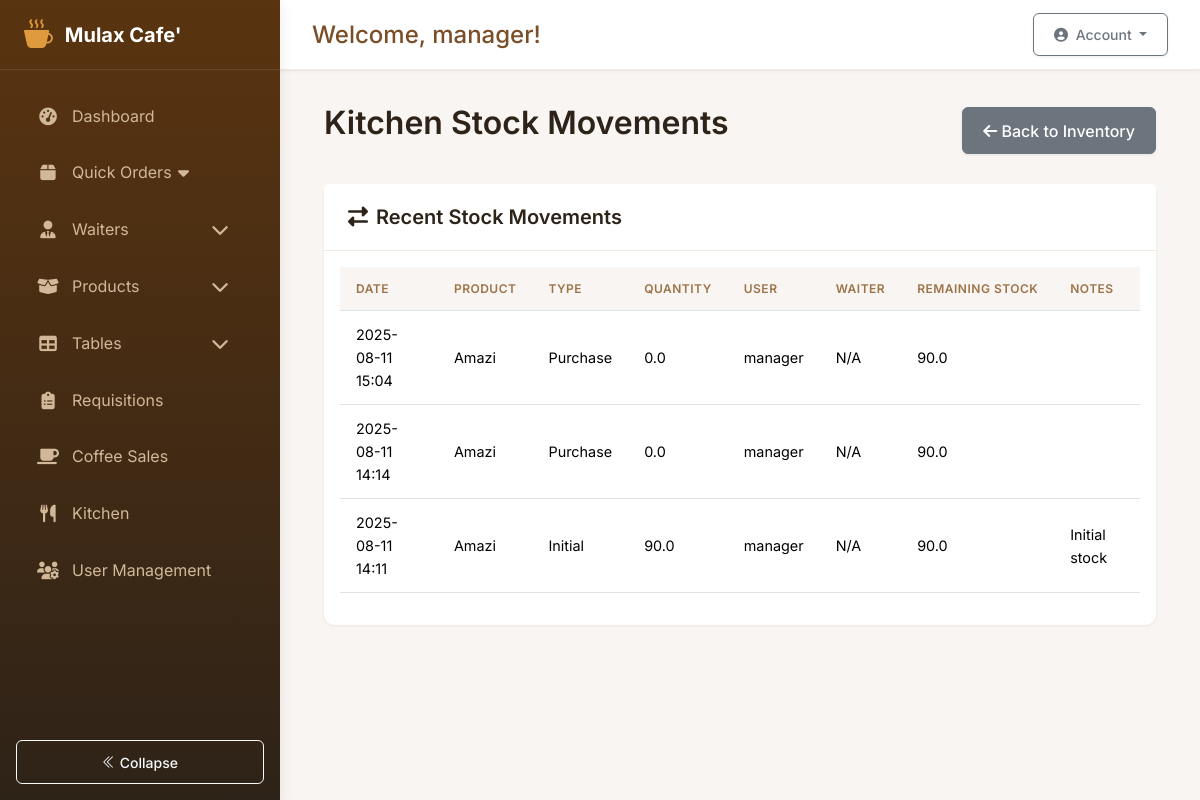
Page /kitchen/movements (signed in) on the earlier database version.
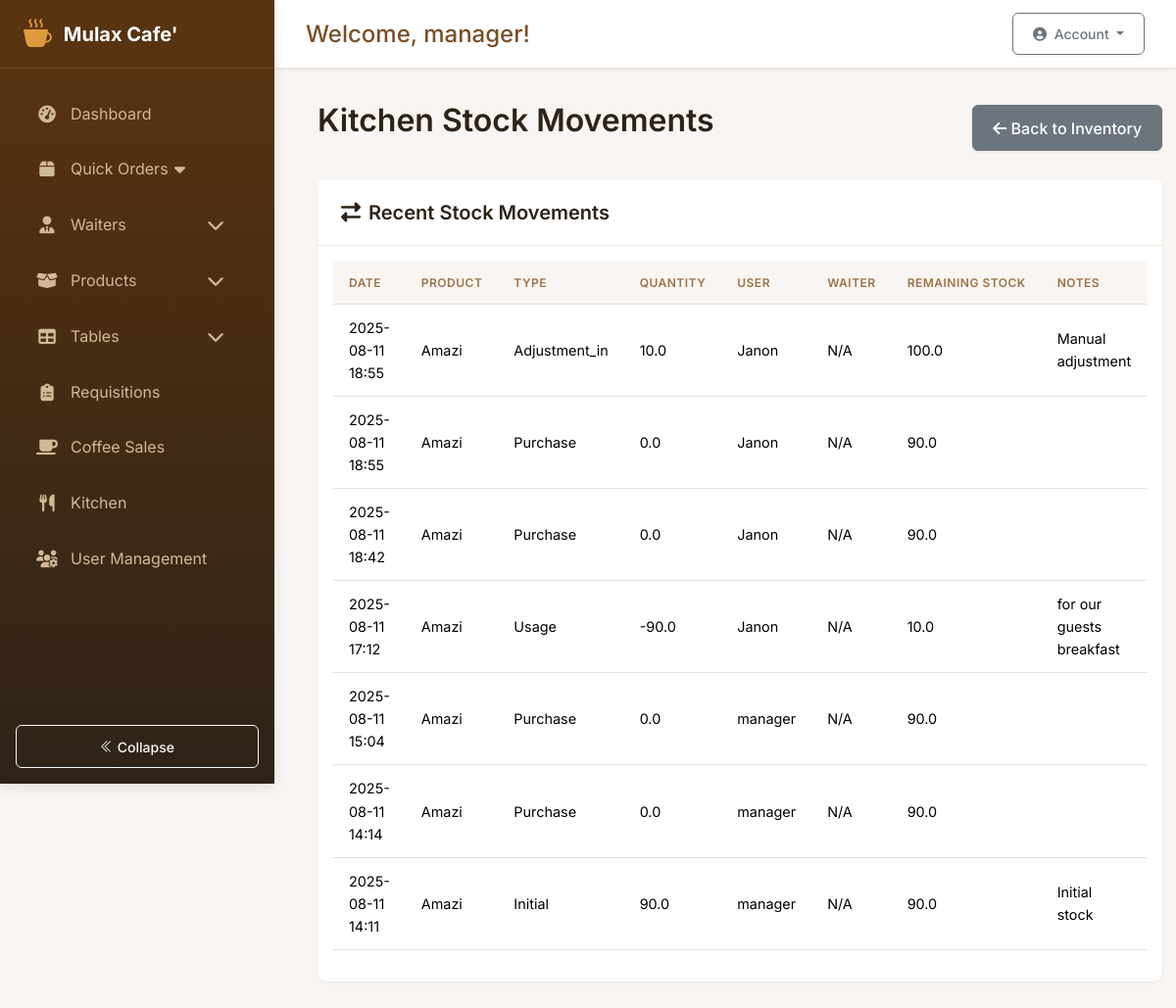
Same page on the later database version.
### app/models.py (models this page shows, shortened)
class User(db.Model, UserMixin):
    __tablename__ = 'users'
    id = db.Column(db.Integer, primary_key=True)
    username = db.Column(db.String(80), unique=True, nullable=False)
    password_hash = db.Column(db.String(128))
    role = db.Column(db.String(20), default='employee')  # Possible values: 'system_control', 'manager', 'employee'
    is_admin = db.Column(db.Boolean, default=False)
    active = db.Column(db.Boolean, default=True)
    created_at = db.Column(db.DateTime, default=lambda: datetime.now(pytz.timezone('Africa/Kigali')))
    last_login = db.Column(db.DateTime)
    must_change_password = db.Column(db.Boolean, default=True)
    current_shift_id = db.Column(db.Integer, db.ForeignKey('shifts.id'))
    current_shift = db.relationship('Shift', back_populates='users')
    attendances = db.relationship('Attendance', back_populates='user')
    stock_movements = db.relationship('StockMovement', back_populates='user')
    requisitions = db.relationship(
        'Requisition',
        back_populates='requester',
        foreign_keys='[Requisition.user_id]'
    )
    approved_requisitions = db.relationship(
        'Requisition',
        back_populates='approver',
        foreign_keys='[Requisition.approved_by]'
    )
    coffee_sales = db.relationship('CoffeeSale', back_populates='recorder')
    orders_recorded = db.relationship('Order', back_populates='recorder', foreign_keys='[Order.recorded_by]')
    orders_served = db.relationship('Order', back_populates='server', foreign_keys='[Order.served_by]')
    orders_created = db.relationship('Order', back_populates='user', foreign_keys='Order.user_id')
    def is_system_control(self):
        return self.role == 'system_control' or self.is_admin
    def is_employee(self):
        return self.role == 'employee'
    def get_current_shift(self):
        if self.is_admin or self.is_system_control():
            return None  # Admins can see all shifts
        return self.current_shift

class StockMovement(db.Model):
    __tablename__ = 'stock_movements'
    id = db.Column(db.Integer, primary_key=True)
    product_id = db.Column(db.Integer, db.ForeignKey('products.id'), nullable=False)
    date = db.Column(db.DateTime, default=lambda: datetime.now(pytz.timezone('Africa/Kigali')), nullable=False)
    opening_stock = db.Column(db.Float, nullable=False)
    stock_in = db.Column(db.Float, default=0)
    stock_out = db.Column(db.Float, default=0)
    closing_stock = db.Column(db.Float, nullable=False)
    total_cost = db.Column(db.Float, default=0)
    movement_type = db.Column(db.String(50), nullable=False)  # 'purchase', 'sale', 'adjustment'
    notes = db.Column(db.Text)
    user_id = db.Column(db.Integer, db.ForeignKey('users.id'), nullable=False)
    product = db.relationship('Product', back_populates='stock_movements')
    user = db.relationship('User', back_populates='stock_movements')

class Product(db.Model):
    __tablename__ = 'products'
    id = db.Column(db.Integer, primary_key=True)
    sku = db.Column(db.String(20), unique=True, nullable=False)
    name = db.Column(db.String(100), nullable=False)
    brand = db.Column(db.String(100))
    description = db.Column(db.Text)
    category = db.Column(db.String(50), nullable=False)
    unit = db.Column(db.String(20), nullable=False)
    current_stock = db.Column(db.Float, default=0)
    unit_price = db.Column(db.Float, default=0)
    cost_price = db.Column(db.Float)
    supplier = db.Column(db.String(100))
    remarks = db.Column(db.String(200))
    tax_rate = db.Column(db.Float, nullable=True)
    reorder_qty = db.Column(db.Float, default=0)
    last_updated = db.Column(db.DateTime, default=lambda: datetime.now(pytz.timezone('Africa/Kigali')), onupdate=lambda: datetime.now(pytz.timezone('Africa/Kigali')))
    min_stock = db.Column(db.Float, default=5.0)
    stock_movements = db.relationship(
        'StockMovement',
        back_populates='product',
        cascade='all, delete-orphan'
    )
    requisitions = db.relationship('Requisition', back_populates='product')
    coffee_sales = db.relationship('CoffeeSale', back_populates='product')
    order_items = db.relationship('OrderItem', back_populates='product')

### app/routes/kitchen.py (the view)
@bp.route('/movements')
@login_required
@manager_required
def stock_movements():
    movements = StockMovement.query.order_by(StockMovement.date.desc()).all()
    return render_template('kitchen/movements.html', movements=movements)

### app/templates/kitchen/movements.html (shortened to what this page needs)
{% extends "base.html" %}
{% block content %}
<div class="container-fluid">
    <div class="d-flex justify-content-between align-items-center mb-4">
        <h2>Kitchen Stock Movements</h2>
        <a href="{{ url_for('kitchen.inventory') }}" class="btn btn-secondary">
            <i class="fas fa-arrow-left"></i> Back to Inventory
        </a>
    </div>
    <div class="card">
        <div class="card-header bg-light-accent">
            <h5 class="mb-0"><i class="fas fa-exchange-alt me-2"></i>Recent Stock Movements</h5>
        </div>
        <div class="card-body">
            <div class="table-responsive">
                <table class="table table-hover">
                    <thead>
                        <tr>
                            <th>Date</th>
                            <th>Product</th>
                            <th>Type</th>
                            <th>Quantity</th>
                            <th>User</th>
                            <th>Waiter</th>
                            <th>Remaining Stock</th>
                            <th>Notes</th>
                        </tr>
                    </thead>
                    <tbody>
                        {% for movement in movements %}
                        <tr>
                            <td>{{ movement.date.strftime('%Y-%m-%d %H:%M') }}</td>
                            <td>{{ movement.product.name if movement.product else 'N/A' }}</td>
                            <td>{{ movement.movement_type|capitalize }}</td>
                            <td>{{ movement.stock_in - movement.stock_out }}</td>
                            <td>{{ movement.user.username if movement.user else 'N/A' }}</td>
                            <td>{% if movement.waiter %}{{ movement.waiter.name }}{% else %}N/A{% endif %}</td>
                            <td>{{ movement.closing_stock }}</td>
                            <td>{{ movement.notes or '' }}</td>
                        </tr>
                        {% else %}
                        <tr>
                            <td colspan="6" class="text-center text-muted">No stock movements found.</td>
                        </tr>
                        {% endfor %}
                    </tbody>
                </table>
            </div>
        </div>
    </div>
</div>
{% endblock %}

### app/templates/base.html (shortened to what this page needs)
<!DOCTYPE html>
<html lang="en">
<head>
    <link rel="stylesheet" href="https://cdn.jsdelivr.net/npm/bootstrap-icons@1.11.1/font/bootstrap-icons.css">
    <link href="https://cdn.jsdelivr.net/npm/bootstrap@5.3.2/dist/css/bootstrap.min.css" rel="stylesheet">
    <link href="{{ url_for('static', filename='css/styles.css') }}" rel="stylesheet">
    <link rel="stylesheet" href="https://cdnjs.cloudflare.com/ajax/libs/font-awesome/6.5.2/css/all.min.css">
    <link rel="stylesheet" href="https://cdn.datatables.net/1.11.5/css/dataTables.bootstrap5.min.css">
</head>
<body>
    {% if current_user.is_authenticated %}
        <div class="app-container">
            <aside class="sidebar" id="sidebar">
                <div class="sidebar-header">
                    <a href="#" class="sidebar-brand">
                        <i class="bi bi-cup-hot-fill"></i>
                        <span>Mulax Cafe'</span>
                    </a>
                </div>
                <div class="sidebar-nav-container">
                    <ul class="sidebar-nav">
                        {% if current_user.role in ['admin', 'manager'] %}
                            <li class="nav-item">
                                <a class="sidebar-nav-link" href="{{ url_for('main.dashboard') }}">
                                    <i class="fas fa-tachometer-alt"></i><span>Dashboard</span>
                                </a>
                            </li>
                        {% endif %}
                        <li class="nav-item">
                            <a class="sidebar-nav-link collapsed" href="#" data-bs-toggle="collapse" data-bs-target="#ordersMenu" aria-expanded="false">
                                <i class="fas fa-box"></i><span>Quick Orders</span>
                                <i class="fas fa-caret-down float-end"></i>
                            </a>
                        </li>
                        {% if current_user.role in ['admin', 'manager'] %}
<li class="nav-item">
    <a class="sidebar-nav-link d-flex align-items-center" href="#waitersSubmenu" data-bs-toggle="collapse" role="button" aria-expanded="false" aria-controls="waitersSubmenu">
        <i class="fas fa-user-tie"></i>
        <span>Waiters</span>
        <i class="fas fa-chevron-down ms-auto menu-toggle"></i>
    </a>
</li>
{% endif %}
                        <li class="nav-item">
                            <a class="sidebar-nav-link d-flex align-items-center" href="#productSubmenu" data-bs-toggle="collapse" role="button" aria-expanded="false" aria-controls="productSubmenu">
                                <i class="fas fa-box-open"></i>
                                <span>Products</span>
                                <i class="fas fa-chevron-down ms-auto menu-toggle"></i>
                            </a>
                        </li>
                        <li class="nav-item">
                            <a class="sidebar-nav-link d-flex align-items-center" href="#tablesSubmenu" data-bs-toggle="collapse" role="button" aria-expanded="false" aria-controls="tablesSubmenu">
                                <i class="fas fa-table"></i>
                                <span>Tables</span>
                                <i class="fas fa-chevron-down ms-auto menu-toggle"></i>
                            </a>
                        </li>
                        <li class="nav-item">
                            <a class="sidebar-nav-link" href="{{ url_for('requisitions.list_requisitions') }}">
                                <i class="fas fa-clipboard-list"></i><span>Requisitions</span>
                            </a>
                        </li>
                        <li class="nav-item">
                            <a class="sidebar-nav-link" href="{{ url_for('coffee.list_sales') }}">
                                <i class="fas fa-coffee"></i><span>Coffee Sales</span>
                            </a>
                        </li>
                        <li class="nav-item">
                            <a class="sidebar-nav-link" href="{{ url_for('kitchen.inventory') }}">
                                <i class="fas fa-utensils"></i><span>Kitchen</span>
                            </a>
                        </li>
                        {% if current_user.role in ['manager'] %}
                        <li class="nav-item">
                            <a class="sidebar-nav-link" href="{{ url_for('auth.manage_users') }}">
                                <i class="fas fa-users-cog"></i><span>User Management</span>
                            </a>
                        </li>
                        {% endif %}
                    </ul>
                </div>
                <div class="sidebar-footer p-3">
                    <button class="sidebar-toggle btn btn-sm btn-outline-light w-100" id="sidebarToggle">
                        <i class="bi bi-chevron-double-left"></i> <span>Collapse</span>
                    </button>
                </div>
            </aside>
            <main class="main-content" id="main-content">
                <div class="content-wrapper">
                    <div class="top-bar">
                        <div class="welcome-message">
                            <h4>Welcome, {{ current_user.username }}!</h4>
                        </div>
                        <div class="user-profile">
                            <div class="dropdown">
                                <button class="btn btn-sm btn-outline-secondary dropdown-toggle" type="button" id="dropdownMenuButton" data-bs-toggle="dropdown" aria-expanded="false">
                                    <i class="fas fa-user-circle me-1"></i> Account
                                </button>
                            </div>
                        </div>
                    </div>
                    <div class="content-container">
                        {% block content %}{% endblock %}
                    </div>
                </div>
            </main>
        </div>
    {% endif %}
</body>
</html>

### app/static/css/styles.css (style rules this page uses)
:root { --primary: #7B3F00; --secondary: #FFD700; --dark: #212529; --light: #F8F9FA; }
body { background-color: #f5f5f5; }
.card { border: none; box-shadow: 0 0.125rem 0.25rem rgba(0, 0, 0, 0.075); }
.card-header { font-weight: 600; }
.table th { background-color: var(--light); }
.table-responsive { overflow-x: auto; }
.table { font-size: 0.9rem; }
.table th { white-space: nowrap; position: sticky; top: 0; background-color: #f8f9fa; }

Differences in the rows shown:
added StockMovement: date "2025-08-11 18:55", product "Amazi", movement_type "Adjustment_in", movement.stock_in-movement.stock_out "10.0", user "Janon", closing_stock "100.0", notes "Manual adjustment"
added StockMovement: date "2025-08-11 18:55", product "Amazi", movement_type "Purchase", movement.stock_in-movement.stock_out "0.0", user "Janon", closing_stock "90.0"
added StockMovement: date "2025-08-11 18:42", product "Amazi", movement_type "Purchase", movement.stock_in-movement.stock_out "0.0", user "Janon", closing_stock "90.0"
added StockMovement: date "2025-08-11 17:12", product "Amazi", movement_type "Usage", movement.stock_in-movement.stock_out "-90.0", user "Janon", closing_stock "10.0", notes "for our guests breakfast"
